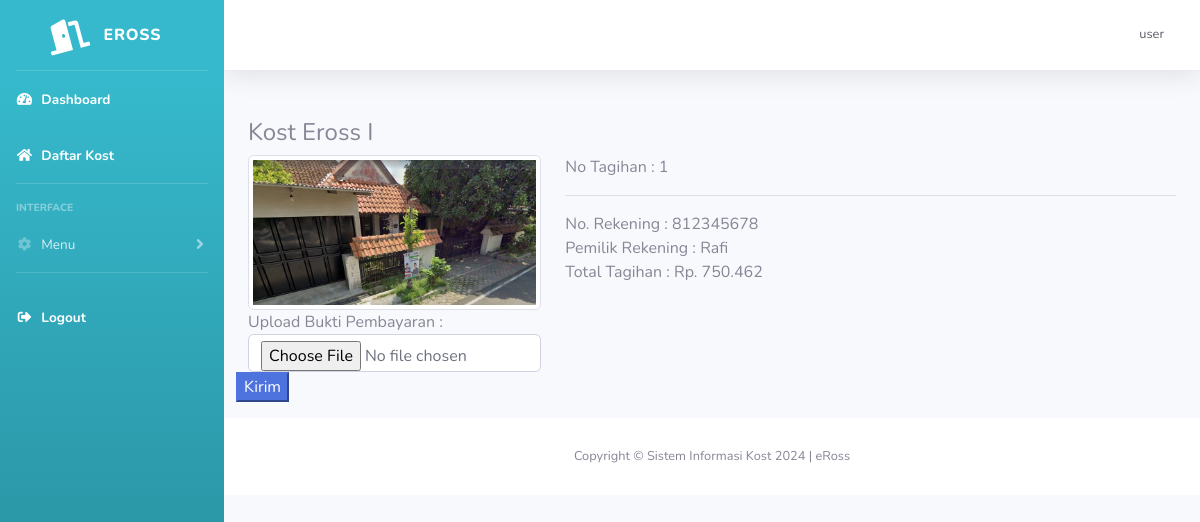
The page /SistemInformasiKost-main/kost/validasi.php?no_tagihan=1 (signed in) on the database its author committed.
### tables this page shows
CREATE TABLE `kamar` (
  `id_kamar` int(11) NOT NULL,
  `id_kost` int(11) NOT NULL,
  `jumlah_kamar` int(11) NOT NULL,
  `panjang_kamar` int(11) NOT NULL,
  `lebar_kamar` int(11) NOT NULL,
  `tipe_kamar` varchar(255) NOT NULL,
  `biaya_fasilitas` int(11) NOT NULL,
  `fasilitas_kamar` varchar(255) NOT NULL
);

CREATE TABLE `kost` (
  `id_kost` int(11) NOT NULL,
  `nama_kost` varchar(255) NOT NULL,
  `tipe_kost` varchar(255) NOT NULL,
  `jenis_kost` varchar(255) NOT NULL,
  `jumlah_kamar` int(11) NOT NULL,
  `tanggal_tagih` date NOT NULL,
  `nama_pemilik` text NOT NULL,
  `nama_bank` text NOT NULL,
  `no_rekening` int(11) NOT NULL,
  `foto_bangunan_utama` varchar(255) NOT NULL,
  `foto_kamar` varchar(255) NOT NULL,
  `foto_kamar_mandi` varchar(255) NOT NULL,
  `foto_interior` varchar(255) NOT NULL,
  `provinsi` varchar(25) NOT NULL,
  `kota` varchar(25) NOT NULL,
  `kecamatan` varchar(25) NOT NULL,
  `kelurahan` varchar(25) NOT NULL,
  `alamat` varchar(255) NOT NULL,
  `harga_sewa` int(11) NOT NULL,
  `kontak` varchar(255) NOT NULL,
  `deskripsi` text NOT NULL,
  `id_pemilik` int(11) NOT NULL,
  `fasilitas_kost` text NOT NULL
);

CREATE TABLE `tagihan` (
  `no_tagihan` int(11) NOT NULL,
  `no_booking` int(11) NOT NULL,
  `total_tagihan` int(11) NOT NULL,
  `stats` int(11) NOT NULL,
  `tanggal_tagihan` timestamp NOT NULL DEFAULT current_timestamp() ON UPDATE current_timestamp(),
  `bukti_bayar` varchar(255) NOT NULL
);

### SistemInformasiKost-main/kost/validasi.php (the view, shortened to what this page needs)
<?php
include "template/header.php";
$no_tagihan = $_GET['no_tagihan'];
$query2 = "SELECT * FROM kamar JOIN booking ON kamar.id_kamar=booking.id_kamar JOIN tagihan ON booking.id_booking=tagihan.no_booking JOIN kost ON kost.id_kost=kamar.id_kost WHERE tagihan.no_tagihan='$no_tagihan'";
$data2 = mysqli_query($koneksi, $query2);
$n = mysqli_fetch_array($data2);
?>
<div class="container">
    <div class="" class="row">
        <form action="" method="post" enctype="multipart/form-data">
            <div class="row">
                <div class="col">
                    <h4>
                        <?php echo $n['nama_kost'] ?>
                    </h4>
                </div>
            </div>
            <div class="row">
                <div class="col-md-4">
                    <img class="img-thumbnail rounded" src="../img/foto_kost/kamar/<?php echo $n['foto_kamar'] ?>" width="100%" alt="Foto kamar kost">
                </div>
                <div class="col">
                    <div class="row">
                        <div class="col">
                            No Tagihan : <?php echo $no_tagihan  ?>
                        </div>
                    </div>
                    <hr>
                    <div class="row">
                        <div class="col">
                            No. Rekening :
                            <?php echo $n['no_rekening'] ?>
                        </div>
                    </div>
                    <div class="row">
                        <div class="col">
                            Pemilik Rekening :
                            <?php
                            $id_kost = $n['id_kost'];
                            $f = mysqli_fetch_array(mysqli_query($koneksi, "SELECT * FROM kost WHERE id_kost='$id_kost'"));
                            echo $f['nama_pemilik'];
                            ?>
                        </div>
                    </div>
                    <div class="row">
                        <div class="col">Total Tagihan :
                            <?php
                            echo "Rp. " . number_format($n['total_tagihan'], 0, ',', '.')
                            ?>
                        </div>
                    </div>
                </div>
            </div>
            <div class="row">
                <div class="col-md-4">
                    Upload Bukti Pembayaran :
                    <input class="form-control" type="file" name="gambar" id="gambar">
                </div>
            </div>
            <div class="row">
                <button name="submit" type="submit" class="btn-primary">Kirim</button>
            </div>
        </form>
    </div>
</div>
<?php
include "template/footer.php";
?>

### rows shown on the page
kamar: id_kost.nama_kost "Kost Eross I", id_kost.foto_kamar (picture), id_kost.no_rekening "812345678", tagihan.total_tagihan "750.462"
kost: nama_pemilik "Rafi"

### other values the page prints
$_SESSION['username'] "user"
$no_tagihan "1"
